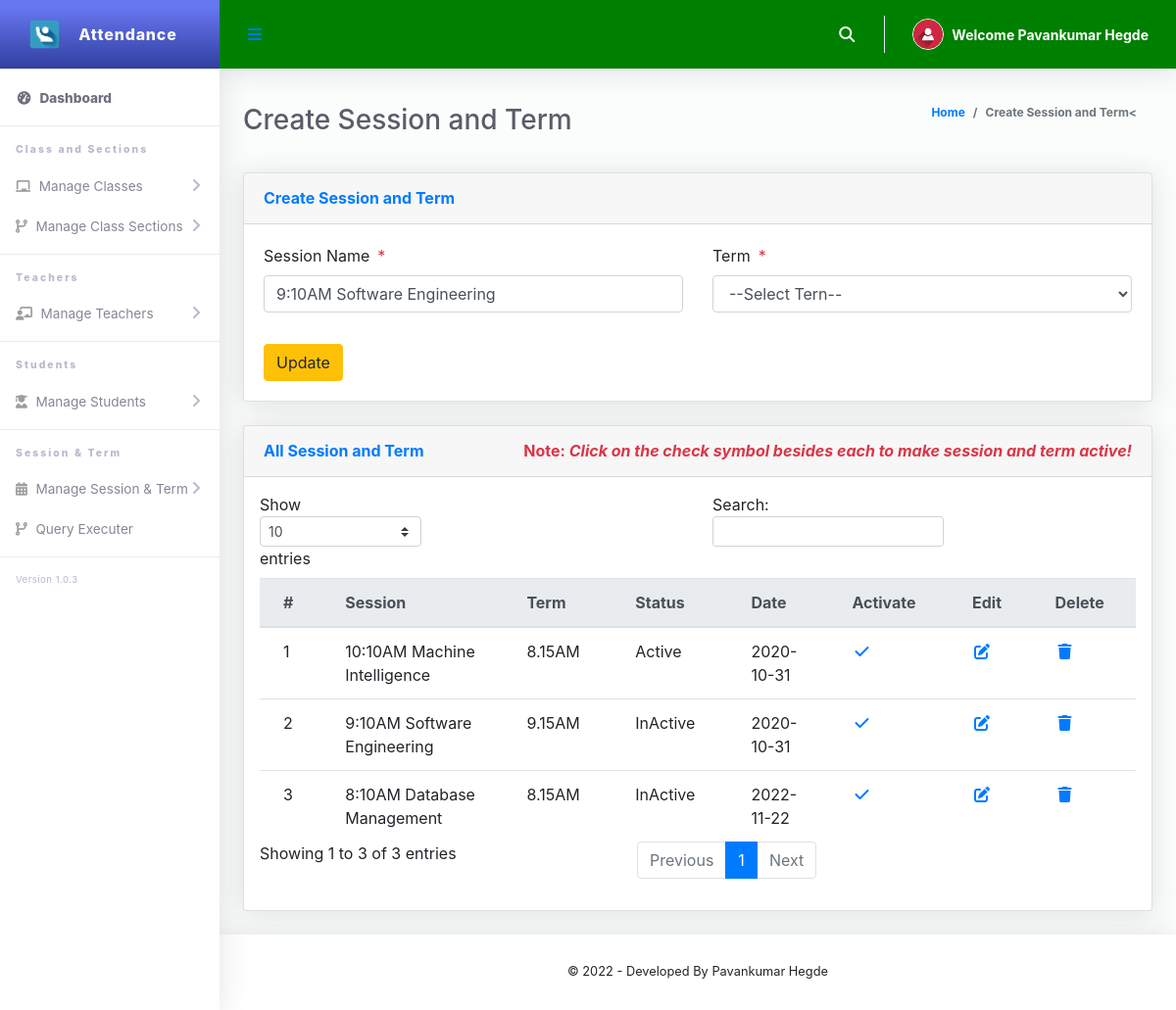
/Admin/createSessionTerm.php?action=edit&Id=3 (signed in), run on the app's committed database.
### tables this page shows
CREATE TABLE `tblsessionterm` (
  `Id` int(10) NOT NULL,
  `sessionName` varchar(50) NOT NULL,
  `termId` varchar(50) NOT NULL,
  `isActive` varchar(10) NOT NULL,
  `dateCreated` varchar(50) NOT NULL
);

CREATE TABLE `tblterm` (
  `Id` int(10) NOT NULL,
  `termName` varchar(20) NOT NULL
);

### Admin/createSessionTerm.php (the view, shortened to what this page needs)
<?php
include '../Includes/dbcon.php';
 if (isset($_GET['Id']) && isset($_GET['action']) && $_GET['action'] == "edit")
	{
        $Id= $_GET['Id'];
        $query=mysqli_query($conn,"select * from tblsessionterm where Id ='$Id'");
        $row=mysqli_fetch_array($query);
    }
?>
<!DOCTYPE html>
<html lang="en">
<head>
  <link href="../vendor/fontawesome-free/css/all.min.css" rel="stylesheet" type="text/css">
  <link href="../vendor/bootstrap/css/bootstrap.min.css" rel="stylesheet" type="text/css">
  <link href="css/ruang-admin.min.css" rel="stylesheet">
</head>
<body id="page-top">
  <div id="wrapper">
      <?php include "Includes/sidebar.php";?>
    <div id="content-wrapper" class="d-flex flex-column">
      <div id="content">
       <?php include "Includes/topbar.php";?>
        <div class="container-fluid" id="container-wrapper">
          <div class="d-sm-flex align-items-center justify-content-between mb-4">
            <h1 class="h3 mb-0 text-gray-800">Create Session and Term</h1>
            <ol class="breadcrumb">
              <li class="breadcrumb-item"><a href="./">Home</a></li>
              <li class="breadcrumb-item active" aria-current="page">Create Session and Term<</li>
            </ol>
          </div>
          <div class="row">
            <div class="col-lg-12">
              <div class="card mb-4">
                <div class="card-header py-3 d-flex flex-row align-items-center justify-content-between">
                  <h6 class="m-0 font-weight-bold text-primary">Create Session and Term</h6>
                </div>
                <div class="card-body">
                  <form method="post">
                    <div class="form-group row mb-3">
                        <div class="col-xl-6">
                            <label class="form-control-label">Session Name<span class="text-danger ml-2">*</span></label>
                      <input type="text" class="form-control" name="sessionName" value="<?php echo $row['sessionName'];?>" id="exampleInputFirstName" placeholder="Session">
                        </div>
                        <div class="col-xl-6">
                            <label class="form-control-label">Term<span class="text-danger ml-2">*</span></label>
                              <?php
                        $qry= "SELECT * FROM tblterm ORDER BY termName ASC";
                        $result = $conn->query($qry);
                        $num = $result->num_rows;
                        if ($num > 0){
                          echo ' <select required name="termId" class="form-control mb-3">';
                          echo'<option value="">--Select Tern--</option>';
                                  echo '</select>';
                              }
                            ?>
                        </div>
                    </div>
                      <?php
                    if (isset($Id))
                    {
                    ?>
                    <button type="submit" name="update" class="btn btn-warning">Update</button>
                    <?php
                    } else {
                    ?>
                    <button type="submit" name="save" class="btn btn-primary">Save</button>
                    <?php
                    }
                    ?>
                  </form>
                </div>
              </div>
                 <div class="row">
              <div class="col-lg-12">
              <div class="card mb-4">
                <div class="card-header py-3 d-flex flex-row align-items-center justify-content-between">
                  <h6 class="m-0 font-weight-bold text-primary">All Session and Term</h6>
                  <h6 class="m-0 font-weight-bold text-danger">Note: <i>Click on the check symbol besides each to make session and term active!</i></h6>
                </div>
                <div class="table-responsive p-3">
                  <table class="table align-items-center table-flush table-hover" id="dataTableHover">
                    <thead class="thead-light">
                      <tr>
                        <th>#</th>
                        <th>Session</th>
                        <th>Term</th>
                        <th>Status</th>
                        <th>Date</th>
                        <th>Activate</th>
                        <th>Edit</th>
                        <th>Delete</th>
                      </tr>
                    </thead>
                    <tbody>
                  <?php
                      $query = "SELECT tblsessionterm.Id,tblsessionterm.sessionName,tblsessionterm.isActive,tblsessionterm.dateCreated,
                      tblterm.termName
                      FROM tblsessionterm
                      INNER JOIN tblterm ON tblterm.Id = tblsessionterm.termId";
                      $rs = $conn->query($query);
                      $num = $rs->num_rows;
                      $sn=0;
                      if($num > 0)
                      {
                        while ($rows = $rs->fetch_assoc())
                          {
                            if($rows['isActive'] == '1'){$status = "Active";}else{$status = "InActive";}
                             $sn = $sn + 1;
                            echo"
                              <tr>
                                <td>".$sn."</td>
                                <td>".$rows['sessionName']."</td>
                                <td>".$rows['termName']."</td>
                                <td>".$status."</td>
                                <td>".$rows['dateCreated']."</td>
                                 <td><a href='?action=activate&Id=".$rows['Id']."'><i class='fas fa-fw fa-check'></i></a></td>
                                <td><a href='?action=edit&Id=".$rows['Id']."'><i class='fas fa-fw fa-edit'></i></a></td>
                                <td><a href='?action=delete&Id=".$rows['Id']."'><i class='fas fa-fw fa-trash'></i></a></td>
                              </tr>";
                          }
                      }
                      else
                      {
                           echo
                           "<div class='alert alert-danger' role='alert'>
                            No Record Found!
                            </div>";
                      }
                      ?>
                    </tbody>
                  </table>
                </div>
              </div>
            </div>
            </div>
          </div>
        </div>
      </div>
       <?php include "Includes/footer.php";?>
    </div>
  </div>
</body>
</html>

### Admin/Includes/topbar.php (shortened to what this page needs)
<?php
  $query = "SELECT * FROM tbladmin WHERE Id = ".$_SESSION['userId']."";
  $rs = $conn->query($query);
  $rows = $rs->fetch_assoc();
  $fullName = $rows['firstName']." ".$rows['lastName'];
?>
<nav class="navbar navbar-expand navbar-light topbar mb-4 static-top" style="background-color:green;">
          <button id="sidebarToggleTop" class="btn btn-link rounded-circle mr-3">
            <i class="fa fa-bars"></i>
          </button>
          <ul class="navbar-nav ml-auto">
            <li class="nav-item dropdown no-arrow">
              <a class="nav-link dropdown-toggle" href="#" id="searchDropdown" role="button" data-toggle="dropdown"
                aria-haspopup="true" aria-expanded="false">
                <i class="fas fa-search fa-fw"></i>
              </a>
            </li>
            <li class="nav-item dropdown no-arrow">
              <a class="nav-link dropdown-toggle" href="#" id="userDropdown" role="button" data-toggle="dropdown"
                aria-haspopup="true" aria-expanded="false">
                <img class="img-profile rounded-circle" src="img/user-icn.png" style="max-width: 60px">
                <span class="ml-2 d-none d-lg-inline text-white small"><b>Welcome <?php echo $fullName;?></b></span>
              </a>
            </li>
          </ul>
        </nav>

### data on the page
tblsessionterm: sessionName "9:10AM Software Engineering", termId.termName "9.15AM", isActive "InActive", dateCreated "2020-10-31"
tblsessionterm: sessionName "10:10AM Machine Intelligence", termId.termName "8.15AM", isActive "Active", dateCreated "2020-10-31"
tblsessionterm: sessionName "8:10AM Database Management", termId.termName "8.15AM", isActive "InActive", dateCreated "2022-11-22"

### other printed values
$fullName "Pavankumar Hegde"
